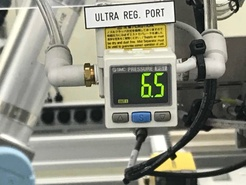
#> input picture Digital_Meter_1.jpg, 246 x 185 px, shrunk from 1024 x 768 before the run
$ python REFERENCE.py
#> lines starting #> are read from the running program, lines starting #| are printed output that depends on the picture; after the words box and inside, x2 and y2 are one past the last pixel; in counts of white or black regions, pixels touching at a corner belong together
### usefullFunctions.py
import cv2
import numpy as np
import imutils
import pytesseract
import os
dirname = 'test'

# [28 lines left out: functions adjustmentThreasholding, skeletonize, not called in this run]
def applyMorphologicalOperations(thresh):
    kernel = cv2.getStructuringElement(cv2.MORPH_ELLIPSE, (1, 5))
    return cv2.morphologyEx(thresh, cv2.MORPH_OPEN, kernel)

# [16 lines left out: functions findSortedContours, findFirstFourSidedContour, not called in this run]

def putText(image,text):
    cv2.putText(image, text, (50, 100), cv2.FONT_HERSHEY_SIMPLEX, 1.4, (0, 255, 255), 2)
    cv2.imwrite('FINAL.jpg', image)


def showImage(img,default_text="temp",save=False):
    cv2.imshow(default_text, img)
    if(default_text!="temp" and save):
        cv2.imwrite(os.path.join(dirname, default_text+".jpg"), img)
    cv2.waitKey()
    cv2.destroyAllWindows()

# [8 lines left out: function getOcr, not called in this run]

### REFERENCE.py
import cv2
import numpy as np
import PIL
from PIL import Image
from usefullFunctions import *
from skimage import exposure
import imutils
import matplotlib.pyplot as plt
import pytesseract
pytesseract.pytesseract.tesseract_cmd = r'C:\Program Files\Tesseract-OCR\tesseract.exe'

img = cv2.imread("Digital_Meter_1.jpg")
#> img is the input picture: shape (185, 246, 3); mean B, G, R 128.4, 142.6, 142.1
showImage(img,"original")
## convert to hsv
hsv = cv2.cvtColor(img, cv2.COLOR_BGR2HSV)
#> hsv: shape (185, 246, 3); mean H, S, V 38.1, 33.8, 145.1


mask = cv2.inRange(hsv, (0, 25, 25), (70, 255,255))
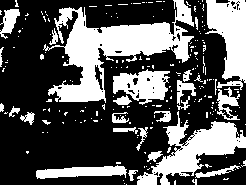
#> mask: shape (185, 246); 34.9% white; 203 white regions (177 under 20 px), largest, box (x1, y1, x2, y2) and area: (43, 0, 194, 103) 5726, (137, 111, 246, 185) 2942, (205, 0, 246, 90) 2264

## slice the green
imask = mask>0
green = np.zeros_like(img, np.uint8)
green[imask] = img[imask]
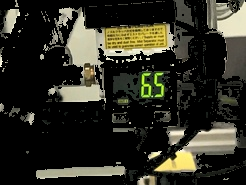
#> green: shape (185, 246, 3); mean B, G, R 36.2, 46.4, 47.2

## save
# cv2.imwrite("green.png", green)
showImage(green,"greening")


gray = cv2.cvtColor(green, cv2.COLOR_BGR2GRAY)
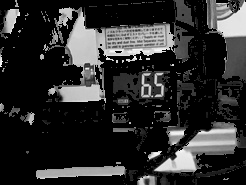
#> gray: shape (185, 246); min 0, max 251, mean 45.5
showImage(gray,"graying")
# print(pytesseract.image_to_string(gray))
print(pytesseract.image_to_string(gray, lang="letsgodigital"))
#> (this line was passed over: pytesseract is not available in this run)


# im_gray = cv2.imread("./WhatsApp Image 2019-12-03 at 9.28.39 AM.jpeg", cv2.IMREAD_GRAYSCALE)
(thresh, im_bw) = cv2.threshold(gray, 128, 255, cv2.THRESH_BINARY | cv2.THRESH_OTSU)
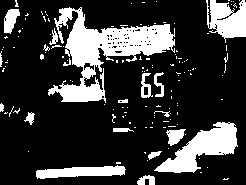
#> im_bw: shape (185, 246); 22% white; 139 white regions (120 under 20 px), largest, box (x1, y1, x2, y2) and area: (48, 7, 175, 103) 4472, (154, 122, 238, 173) 1889, (206, 0, 246, 43) 1135
#> thresh = 91
showImage(im_bw,"thresholding")

im_ = cv2.subtract(255, im_bw)
showImage(im_,"substract")

print(pytesseract.image_to_string(im_))
#> (this line was passed over: pytesseract is not available in this run)

print(pytesseract.image_to_string(im_bw,  lang="letsgodigital"))
#> (this line was passed over: pytesseract is not available in this run)


gray_ = cv2.subtract(255, im_)
print(pytesseract.image_to_string(gray_, lang="letsgodigital"))
#> (this line was passed over: pytesseract is not available in this run)

showImage(gray_,"graying_threshold")


# Blur the image
res = cv2.GaussianBlur(gray_,(13,13), 0)
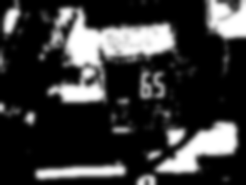
#> res: shape (185, 246); min 0, max 255, mean 56.1
showImage(res,"gausian_blur")

print(pytesseract.image_to_string(res, lang="letsgodigital"))
# pytesseract.image_to_string(res)


# Edge detection
edged = cv2.Canny(res, 100, 190)
showImage(edged,"edged")


# Dilate it , number of iterations will depend on the image
dilate = cv2.dilate(edged, None, iterations=0)
showImage(dilate,"dilated")


# perform erosion
erode = cv2.erode(dilate, None, iterations=0)
showImage(erode,"eroded")


# make an empty mask
mask2 = np.ones(erode.shape[:2], dtype="uint8") * 255


 # Remove ignored contours
newimage = cv2.bitwise_and(erode.copy(), dilate.copy(), mask=mask2)
showImage(newimage,"ignore_contour")


# Again perform dilation and erosion
newimage = cv2.dilate(newimage,None, iterations=3)
newimage = cv2.erode(newimage,None, iterations=0)
showImage(newimage,"dilation_erosion")


ret,newimage = cv2.threshold(newimage,0,255,cv2.THRESH_BINARY_INV | cv2.THRESH_OTSU)
showImage(newimage,"threshold")
# Tesseract OCR
print( pytesseract.image_to_string(newimage))
showImage(newimage)

print(pytesseract.image_to_string(newimage))

grayImage = cv2.cvtColor(green, cv2.COLOR_BGR2GRAY)
showImage(grayImage)

(thresh, blackAndWhiteImage) = cv2.threshold(grayImage, 127, 255, cv2.THRESH_BINARY)
showImage(blackAndWhiteImage)


print(pytesseract.image_to_string(blackAndWhiteImage))


image_file = Image.open("./example.jpg") # open colour image
image_file= image_file.convert('L') # convert image to monochrome - this works
showImage(blackAndWhiteImage)


image_file= image_file.convert('1')
showImage(blackAndWhiteImage)
